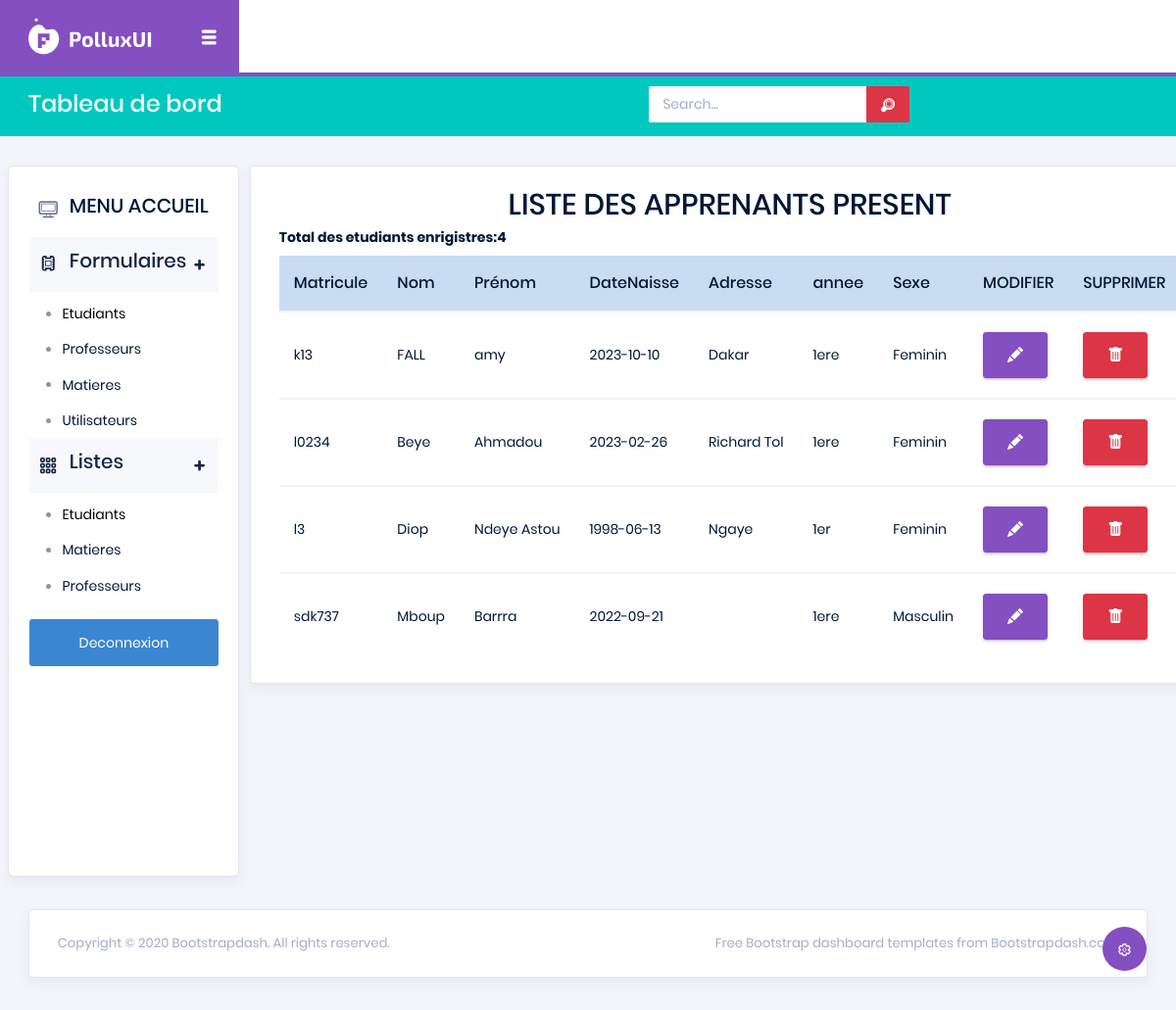
The page /pages/tables/Etudiants.php on the database its author committed.
### tables this page shows
CREATE TABLE `etudiant` (
  `Matricule` varchar(10) NOT NULL,
  `Nom` varchar(25) NOT NULL,
  `Prenom` varchar(25) NOT NULL,
  `DateNais` date NOT NULL,
  `Adrresse` varchar(50) NOT NULL,
  `Niveau` varchar(25) NOT NULL,
  `Sexe` varchar(15) NOT NULL
);

### pages/tables/Etudiants.php (the view, shortened to what this page needs)
<!DOCTYPE html>
<html lang="en">
<?php
require_once('../connexion.php');
?>
<?php include('../Header2.php') ?>
<body>
  <div class="container-scroller">
    <nav class="navbar col-lg-12 col-12 p-0 fixed-top d-flex flex-row">
      <div class="navbar-brand-wrapper d-flex justify-content-center">
        <div class="navbar-brand-inner-wrapper d-flex justify-content-between align-items-center w-100">
          <a class="navbar-brand brand-logo" href="../../index.html"><img src="../../images/logo.svg" alt="logo" /></a>
          <button class="navbar-toggler navbar-toggler align-self-center" type="button" data-toggle="minimize">
            <span class="typcn typcn-th-menu"></span>
          </button>
        </div>
      </div>
      <div class="navbar-menu-wrapper d-flex align-items-center justify-content-end">
      </div>
    </nav>
    <nav class="navbar-breadcrumb col-xl-12 col-12 d-flex flex-row p-0">
      <div class="navbar-menu-wrapper d-flex align-items-center justify-content-end">
        <ul class="navbar-nav mr-lg-2">
          <li class="nav-item ml-0">
            <h4 class="mb-0">Tableau de bord</h4>
          </li>
        </ul>
        <ul class="navbar-nav navbar-nav-right">
          <li class="nav-item nav-search d-none d-md-block mr-0">
            <form action="" method="post" class="input-group">
              <input type="text" class="form-control" placeholder="Search..." aria-label="search" aria-describedby="search" name="motcle" required>
              <div class="input-group-prepend">
                <button class="input-group-text" id="search" type="submit" name="btnsubmit">
                  <i class="typcn typcn-zoom"></i>
                </button>
              </div>
            </form>
          </li>
        </ul>
      </div>
    </nav>
    <div class="container-fluid page-body-wrapper">
      <div class="theme-setting-wrapper">
        <div id="settings-trigger"><i class="typcn typcn-cog-outline"></i></div>
      </div>
      <?php include('../MENU2.php') ?>
      <div class="container-fluid">
        <div class="card">
          <div class="card-body">
            <h3 class=" text-center">LISTE DES APPRENANTS PRESENT</h3>
            <div class="table-responsive">
              <table class="table table-hover">
                <?php
                if (isset($_POST['btnsubmit'])) {
                  $mc = $_POST['motcle'];
                  $req_recuperation = " select* from etudiant where Nom Like '%$mc%' OR Matricule Like '%$mc%' ";
                } else {
                  $req_recuperation = " select* from etudiant";
                }
                $resultat = mysqli_query($conecole, $req_recuperation);
                $nbr = mysqli_num_rows($resultat);
                echo "<p><b> Total des etudiants enrigistres:" . $nbr . "</b></p>";
                ?>
                <thead>
                  <tr class="table-info">
                    <th>
                      Matricule
                    </th>
                    <th>
                      Nom
                    </th>
                    <th>
                      Prénom
                    </th>
                    <th>
                      DateNaisse
                    </th>
                    <th>
                      Adresse
                    </th>
                    <th>
                      annee
                    </th>
                    <th>
                      Sexe
                    </th>
                    <th>
                      MODIFIER
                    </th>
                    <th>
                      SUPPRIMER
                    </th>
                  </tr>
                </thead>
                <tbody>
                  <?php
                  while ($ligne = mysqli_fetch_assoc($resultat)) {
                  ?>
                <tbody>
                  <td><?php echo $ligne['Matricule']; ?></td>
                  <td><?php echo $ligne['Nom']; ?></td>
                  <td><?php echo $ligne['Prenom']; ?></td>
                  <td><?php echo $ligne['DateNais']; ?></td>
                  <td><?php echo $ligne['Adrresse']; ?></td>
                  <td><?php echo $ligne['Niveau']; ?></td>
                  <td><?php echo $ligne['Sexe']; ?></td>
                  <td><a href="modifEtud.php?id=<?php echo $ligne['Matricule']; ?>" class="btn btn-primary"><i class="bi bi-pencil-fill"></i></a></td>
                  <td><a href="supprimerEtud.php?id=<?php echo $ligne['Matricule']; ?>" class="btn btn-danger"><i class="bi bi-trash-fill"></i></a></td>
                </tbody>
              <?php
                  }
              ?>
              </table>
            </div>
          </div>
        </div>
      </div>
    </div>
  </div>
  <?php include('../FOOTER2.php') ?>
</body>
</html>

### rows shown on the page
etudiant: Matricule "k13", Nom "FALL", Prenom "amy", DateNais "2023-10-10", Adrresse "Dakar", Niveau "1ere", Sexe "Feminin"
etudiant: Matricule "l0234", Nom "Beye", Prenom "Ahmadou", DateNais "2023-02-26", Adrresse "Richard Tol", Niveau "1ere", Sexe "Feminin"
etudiant: Matricule "l3", Nom "Diop", Prenom "Ndeye Astou", DateNais "1998-06-13", Adrresse "Ngaye", Niveau "1er", Sexe "Feminin"
etudiant: Matricule "sdk737", Nom "Mboup", Prenom "Barrra", DateNais "2022-09-21", Niveau "1ere", Sexe "Masculin"

### other values the page prints
$nbr "4"
